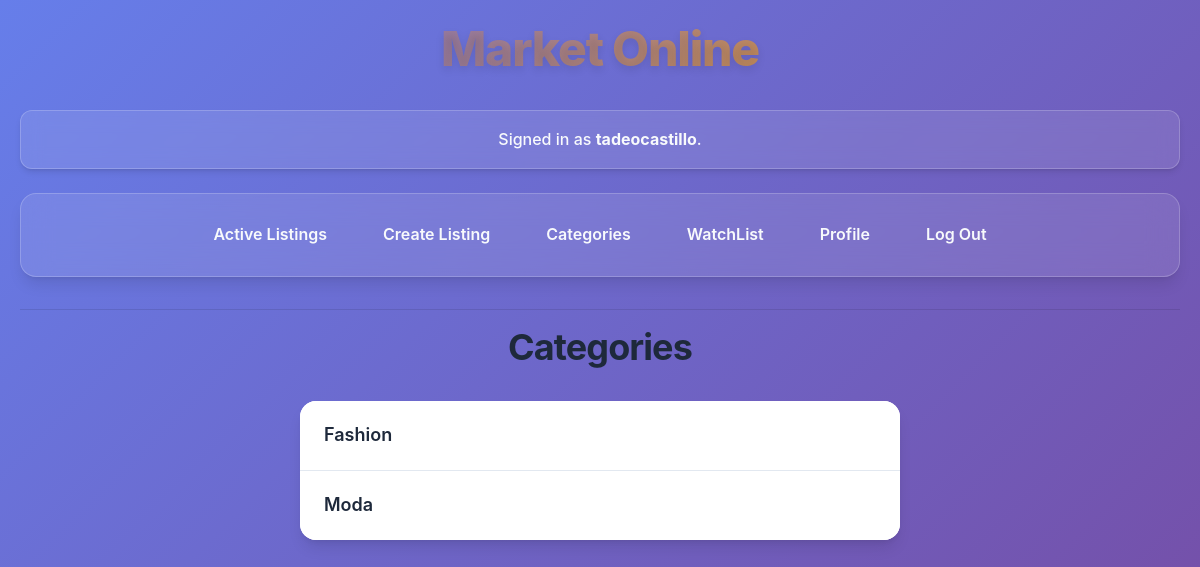
Before: /categories/ (signed in) with the older database file.
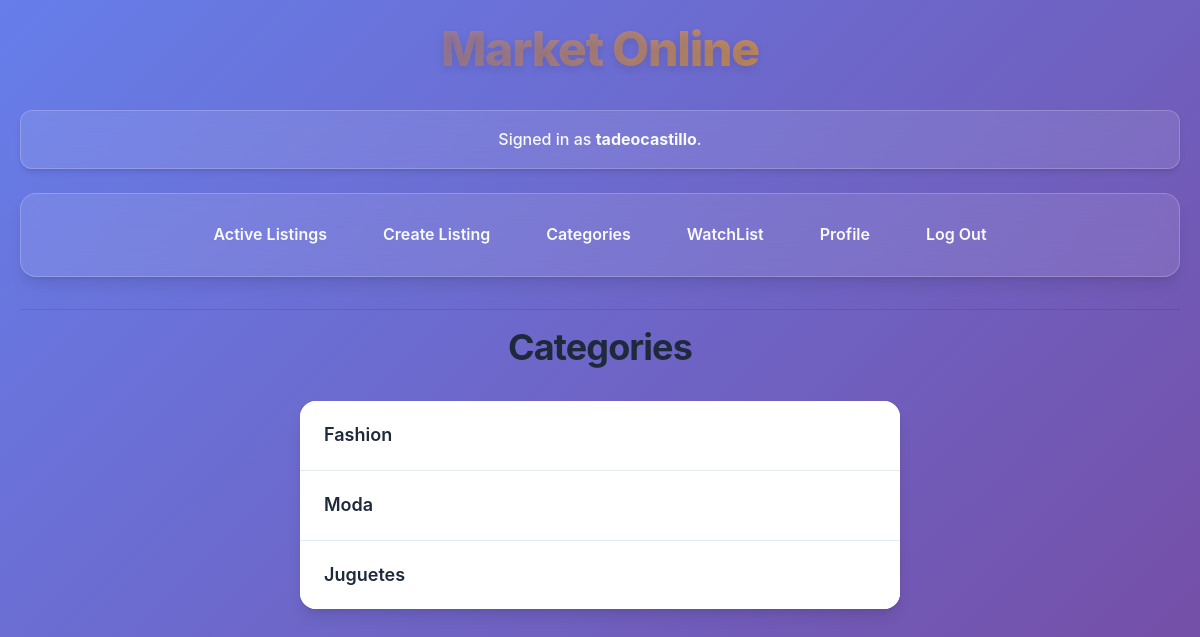
After: the same page with the newer database file.
### auctions/models.py (models this page shows, shortened)
class User(AbstractUser):
    pass

class Category(models.Model):
    categoryName = models.CharField(max_length=50)

### auctions/views.py (the view)
# urls.py: path("categories/", views.categories, name="categories"),
@login_required(login_url="login")
def categories(request):
    categories = Category.objects.all()
    return render(request, 'auctions/categories.html', {
        'categories': categories
    })

### auctions/templates/auctions/categories.html
{% extends "auctions/layout.html" %}
{% block body %}
    <h2>Categories</h2>
    <div class="list-group">
        {% for category in categories %}
            <a href="{% url 'category_list' category.id %}" class="list-group-item list-group-item-action">
                {{ category.categoryName }}
            </a>
        {% empty %}
            <p>No categories available.</p>
        {% endfor %}
    </div>
{% endblock %}

### auctions/templates/auctions/layout.html (shortened to what this page needs)
{% load static %}
<!DOCTYPE html>
<html lang="en">
    <head>
        <link rel="stylesheet" href="https://stackpath.bootstrapcdn.com/bootstrap/4.4.1/css/bootstrap.min.css">
        <link href="{% static 'auctions/styles.css' %}" rel="stylesheet">
    </head>
    <body>
        <h1>Market Online</h1>
        <div>
            {% if user.is_authenticated %}
                Signed in as <strong>{{ user.username }}</strong>.
            {% else %}
                Not signed in.
            {% endif %}
        </div>
        <ul class="nav">
            <li class="nav-item">
                <a class="nav-link" href="{% url 'index' %}">Active Listings</a>
            </li>
            {% if user.is_authenticated %}
                <li class="nav-item">
                    <a class="nav-link" href="{% url 'create' %}">Create Listing</a>
                </li>
                <li class="nav-item">
                    <a class="nav-link" href="{% url 'categories' %}">Categories</a>
                </li>
                <li class="nav-item">
                    <a class="nav-link" href="{% url 'watchlist' %}">WatchList</a>
                </li>
                <li class="nav-item">
                    <a class="nav-link" href="{% url 'profile' %}">Profile</a>
                </li>
                <li class="nav-item">
                    <a class="nav-link" href="{% url 'logout' %}">Log Out</a>
                </li>
            {% endif %}
        </ul>
        <hr>
        {% block body %}
        {% endblock %}
    </body>
</html>

### auctions/static/auctions/styles.css (style rules this page uses)
:root { --primary-color: #6366f1; --primary-hover: #4f46e5; --secondary-color: #f1f5f9; --accent-color: #f59e0b; --text-primary: #1e293b; --text-secondary: #64748b; --text-light: #f8fafc; --background-primary: #f8fafc; --background-secondary: #ffffff; --border-color: #e2e8f0; --shadow-sm: 0 1px 2px 0 rgb(0 0 0 / 0.05); --shadow-md: 0 4px 6px -1px rgb(0 0 0 / 0.1), 0 2px 4px -2px rgb(0 0 0 / 0.1); --shadow-lg: 0 10px 15px -3px rgb(0 0 0 / 0.1), 0 4px 6px -4px rgb(0 0 0 / 0.1); --shadow-xl: 0 20px 25px -5px rgb(0 0 0 / 0.1), 0 8px 10px -6px rgb(0 0 0 / 0.1); --border-radius: 0.75rem; --border-radius-lg: 1rem; --transition: all 0.3s cubic-bezier(0.4, 0, 0.2, 1); }
body { background: linear-gradient(135deg, #667eea 0%, #764ba2 100%); min-height: 100vh; padding: 20px; font-family: 'Inter', 'Segoe UI', -apple-system, BlinkMacSystemFont, sans-serif; color: var(--text-primary); line-height: 1.6; }
h1 { text-align: center; margin-bottom: 2rem; background: linear-gradient(135deg, var(--primary-color), var(--accent-color)); -webkit-background-clip: text; -webkit-text-fill-color: transparent; background-clip: text; font-size: 3rem; font-weight: 800; letter-spacing: -0.025em; text-shadow: 0 4px 8px rgba(0, 0, 0, 0.1); }
h2 { text-align: center; margin-bottom: 2rem; color: var(--text-primary); font-size: 2.25rem; font-weight: 700; letter-spacing: -0.025em; }
body > div:first-of-type { text-align: center; margin-bottom: 1.5rem; padding: 1rem 1.5rem; background: rgba(255, 255, 255, 0.1); backdrop-filter: blur(10px); border: 1px solid rgba(255, 255, 255, 0.2); border-radius: var(--border-radius); color: var(--text-light); font-weight: 500; box-shadow: var(--shadow-md); }
.nav { background: rgba(255, 255, 255, 0.1); backdrop-filter: blur(15px); padding: 1rem 0; border-radius: var(--border-radius-lg); border: 1px solid rgba(255, 255, 255, 0.2); box-shadow: var(--shadow-lg); margin-bottom: 2rem; display: flex; justify-content: center; flex-wrap: wrap; gap: 0.5rem; }
.nav-item { margin: 0; }
.nav-link { color: var(--text-light) !important; font-weight: 600; padding: 0.75rem 1.5rem !important; border-radius: var(--border-radius); transition: var(--transition); text-decoration: none; position: relative; overflow: hidden; }
.nav-link::before { content: ''; position: absolute; top: 0; left: -100%; width: 100%; height: 100%; background: linear-gradient(90deg, transparent, rgba(255, 255, 255, 0.2), transparent); transition: left 0.5s; }
.list-group { width: min(90%, 600px); margin: 2rem auto; border-radius: var(--border-radius-lg); box-shadow: var(--shadow-lg); overflow: hidden; background: var(--background-secondary); }
.list-group-item { font-size: 1.125rem; font-weight: 600; text-transform: capitalize; background: var(--background-secondary); color: var(--text-primary); border: none; border-bottom: 1px solid var(--border-color); padding: 1.25rem 1.5rem; transition: var(--transition); position: relative; overflow: hidden; }
.list-group-item::before { content: ''; position: absolute; left: 0; top: 0; height: 100%; width: 4px; background: linear-gradient(135deg, var(--primary-color), var(--accent-color)); transform: scaleY(0); transition: transform 0.3s ease; }
.list-group-item:last-child { border-bottom: none; }
html { scroll-behavior: smooth; }

Changed rows visible on the page:
added Category: categoryName "Juguetes"
